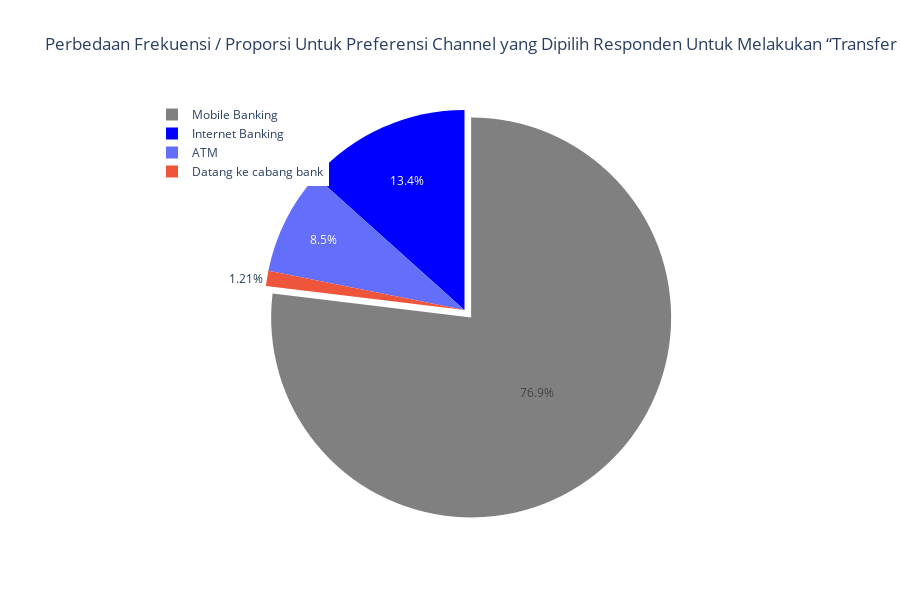

Source (notebook cell):
### Code cell
# Soal 15. 
# Buat bar chart yang menunjukkan perbedaan frekuensi / proporsi untuk preferensi channel yang dipilih responden untuk melakukan “Transfer antar bank”.

col = "19. Manakah channel/ layanan yang lebih Anda sukai ketika Anda akan menggunakan fitur-fitur layanan perbankan berikut? [Transfer antar bank]"
grouped = df[col].value_counts().reset_index()
grouped = grouped.rename(columns = {col : "count", "index" : col})

## plot
trace = go.Pie(labels=grouped[col], values=grouped['count'], pull=[0.05, 0], marker=dict(colors=["grey", "blue"]))
layout = go.Layout(title="Perbedaan Frekuensi / Proporsi Untuk Preferensi Channel yang Dipilih Responden Untuk Melakukan “Transfer antar bank”.", height=600, legend=dict(x=0, y=1))
fig = go.Figure(data = [trace], layout = layout)
iplot(fig)

### Figure 1 — Plotly figure (JSON) as saved in the notebook; plotly's stock layout.template omitted (floating-point values rounded to 4 significant figures)
{"data": [{"labels": ["Mobile Banking", "Internet Banking", "ATM", "Datang ke cabang bank"], "marker": {"colors": ["grey", "blue"]}, "pull": [0.05, 0], "type": "pie", "values": [190, 33, 21, 3]}], "layout": {"height": 600, "legend": {"x": 0, "y": 1}, "title": {"text": "Perbedaan Frekuensi / Proporsi Untuk Preferensi Channel yang Dipilih Responden Untuk Melakukan “Transfer antar bank”."}}}
